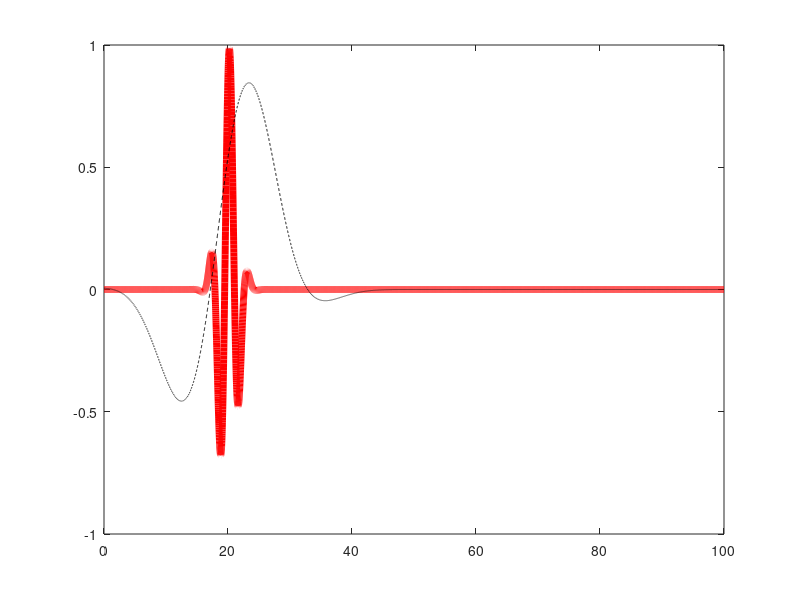

Source code (MATLAB): (Note: this script raises an error after producing the figure.)
close all
clear
clc
t=(0:0.01:100).';
wo=2;
bo=2;
to=20;
co=-0.5;
po=[wo;bo;to;co]
s_o_ = exp(-((t-to).^2)./(bo^2)) .* cos(wo*(t-to)+co);
figure;plot(t,s_o_,'r','linewidth',5);hold on;

s_o = exp(-((t-to).^2)./((bo*5)^2)) .* cos(wo*0.1*(t-to)+co*2);
plot(t,s_o,'k--');

p=[wo*0.1;to]
[wo,to]=fit_ricker(s_o_,t,p,'n');
s_o = ( 1-0.5*(wo^2)*(t-to).^2 ) .* exp( -0.25*(wo^2)*(t-to).^2 );
plot(t,s_o,'g','linewidth',3);

p=[wo;bo*5;to]
[wo,bo,to,E_] = fit_gabor(s_o_,t,p,'n');
s_o = exp(-((t-to).^2)./(bo^2)) .* cos(wo*(t-to));
plot(t,s_o,'b','linewidth',3);

p=[wo;bo;to;co*2]
[wo,bo,to,co,E_] = fit_gabor_(s_o_,t,p,'n');
s_o = exp(-((t-to).^2)./(bo^2)) .* cos(wo*(t-to)+co);
plot(t,s_o,'k','linewidth',2);

legend({'True','Initial','Ricker fit','Gabor fit','Gabor-Shift fit'})
xlabel('Time')
ylabel('Amplitue')
simple_figure();

p=[wo;bo;to;co]

figure;
plot(E_,'.-','markersize',15)
